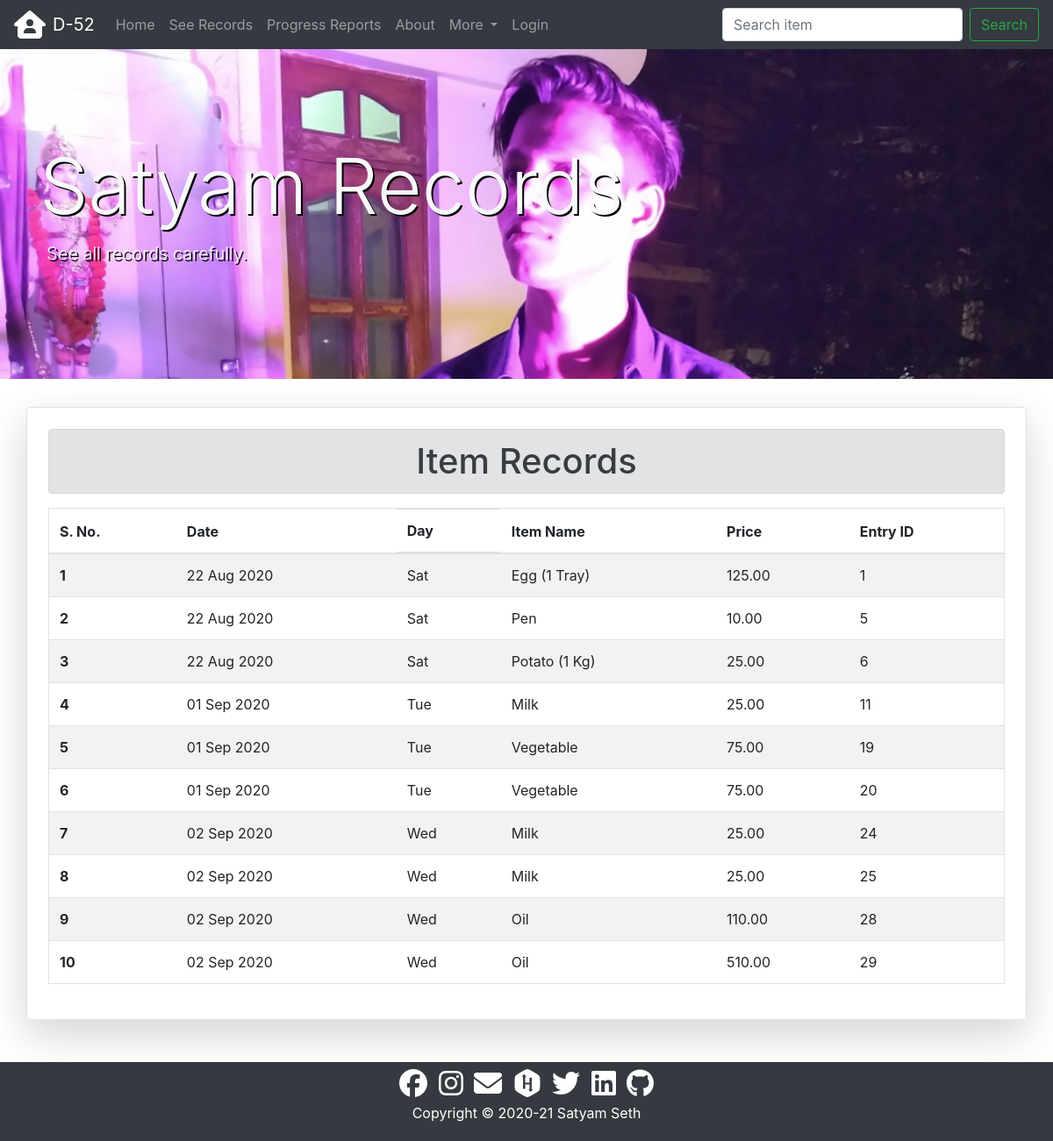
Page /data/detailed/satyam/ on the committed database.
### data/models.py (models this page shows, shortened)
class Record(models.Model):
    date=models.DateField()
    datetime=models.DateTimeField()
    name=models.CharField(max_length=20)
    item=models.CharField(max_length=50)
    price=models.DecimalField(decimal_places=2,max_digits=7)
    added_by=models.CharField(max_length=50)

### data/views.py (the view)
# urls.py: path('detailed/<str:var>/',views.detailed_view,name='detailed'),
def detailed_view(request,var):
    if var=='satyam':
        data=Record.objects.filter(name='Satyam Seth').order_by('date')
    elif var=='ankit':
        data=Record.objects.filter(name='Ankit Kumar Gupta').order_by('date')
    elif var=='ganga':
        data=Record.objects.filter(name='Ganga Sagar Bharti').order_by('date')
    elif var=='prashant':
        data=Record.objects.filter(name='Prashant Kumar Yadav').order_by('date')
    else:
        data=Water.objects.all().order_by('date')
    return render(request,'data/detailed.html',{'records':data,'var':var})

### data/templates/data/detailed.html (shortened to what this page needs)
{% extends 'core/base.html' %}
{% load static %}
{% block css %}
<link rel="stylesheet" href="{% static 'data/css/style.css' %}">
{% endblock %}
{% block content %}
<div class="jumbotron jumbotron-fluid {{var}} mt-5">
  <div class="container py-5 text-light">
    <div>
      <h1 class="display-2">{{var|title}} Records</h1>
    </div>
    <div class="lead">
      <p class="pl-2">See all records carefully.</p>
    </div>
  </div>
</div>
{% if var == 'water' %}
<div class="container shadow-lg p-4 mb-5 rounded border">
  <h1 class="text-center alert alert-secondary">Water Records</h1>
  {% if records %}
  <div class="table-responsive">
    <table class="table table-hover table-striped border">
      <thead>
        <tr>
          <th scope="col">S. No.</th>
          <th scope="col">Date</th>
          <th scope="col" class="d-none d-sm-block">Day</th>
          <th scope="col">Quantity</th>
          <th scope="col">Entry ID</th>
        </tr>
      </thead>
      <tbody>
        {% for record in records %}
        <tr>
          <th scope="row">{{forloop.counter}}</th>
          <td>{{record.date|date:"d M Y"}}</td>
          <td class="d-none d-sm-block">{{record.date|date:"D"}}</td>
          <td>{{record.quantity}}</td>
          <td>{{record.id}}</td>
        </tr>
        {% endfor %}
      </tbody>
    </table>
  </div>
  {% else %}
  <h4 class="text-center alert alert-warning">No Records Found</h4>
  {% endif %}
</div>
{% else %}
<div class="container shadow-lg p-4 mb-5 rounded border">
  <h1 class="text-center alert alert-secondary">Item Records</h1>
  {% if records %}
  <div class="table-responsive">
    <table class="table table-hover table-striped border">
      <thead>
        <tr>
          <th scope="col">S. No.</th>
          <th scope="col">Date</th>
          <th scope="col" class="d-none d-sm-block">Day</th>
          <th scope="col">Item Name</th>
          <th scope="col">Price</th>
          <th scope="col">Entry ID</th>
        </tr>
      </thead>
      <tbody>
        {% for record in records %}
        <tr>
          <th scope="row">{{forloop.counter}}</th>
          <td>{{record.date|date:"d M Y"}}</td>
          <td class="d-none d-sm-block">{{record.date|date:"D"}}</td>
          <td>{{record.item|capfirst}}</td>
          <td>{{record.price}}</td>
          <td>{{record.id}}</td>
        </tr>
        {% endfor %}
      </tbody>
    </table>
  </div>
  {% else %}
  <h4 class="text-center alert alert-warning">No Records Found</h4>
  {% endif %}
</div>
{% endif %}
{% endblock content %}

### data/static/data/css/style.css (style rules this page uses)
.satyam { background-image: url("../images/satyam.jpg"); background-color: dimgrey; background-size: cover; height: 100%; text-shadow: 2px 2px black; }

### rows in the picture
Record: date "22 Aug 2020", date "Sat", item "Egg (1 Tray)", price "125.00", id "1"
Record: date "22 Aug 2020", date "Sat", item "Pen", price "10.00", id "5"
Record: date "22 Aug 2020", date "Sat", item "Potato (1 Kg)", price "25.00", id "6"
Record: date "01 Sep 2020", date "Tue", item "Milk", price "25.00", id "11"
Record: date "01 Sep 2020", date "Tue", item "Vegetable", price "75.00", id "19"
Record: date "01 Sep 2020", date "Tue", item "Vegetable", price "75.00", id "20"
Record: date "02 Sep 2020", date "Wed", item "Milk", price "25.00", id "24"
Record: date "02 Sep 2020", date "Wed", item "Milk", price "25.00", id "25"
Record: date "02 Sep 2020", date "Wed", item "Oil", price "110.00", id "28"
Record: date "02 Sep 2020", date "Wed", item "Oil", price "510.00", id "29"

### other values in the picture
{{ var|title }} "Satyam"
